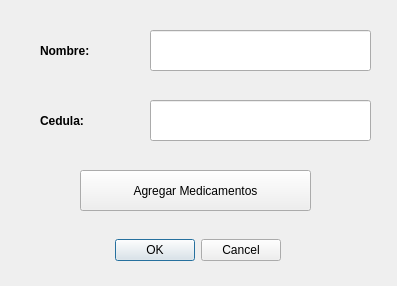
<?xml version="1.0" encoding="UTF-8"?>
<ui version="4.0">
 <class>Dialog</class>
 <widget class="QDialog" name="Dialog">
  <property name="geometry">
   <rect>
    <x>0</x>
    <y>0</y>
    <width>397</width>
    <height>286</height>
   </rect>
  </property>
  <property name="windowTitle">
   <string>Dialog</string>
  </property>
  <widget class="QDialogButtonBox" name="buttonBox">
   <property name="geometry">
    <rect>
     <x>80</x>
     <y>220</y>
     <width>201</width>
     <height>61</height>
    </rect>
   </property>
   <property name="orientation">
    <enum>Qt::Horizontal</enum>
   </property>
   <property name="standardButtons">
    <set>QDialogButtonBox::Cancel|QDialogButtonBox::Ok</set>
   </property>
  </widget>
  <widget class="QLineEdit" name="campo_nombre">
   <property name="geometry">
    <rect>
     <x>150</x>
     <y>30</y>
     <width>221</width>
     <height>41</height>
    </rect>
   </property>
  </widget>
  <widget class="QLineEdit" name="campo_cedula">
   <property name="geometry">
    <rect>
     <x>150</x>
     <y>100</y>
     <width>221</width>
     <height>41</height>
    </rect>
   </property>
  </widget>
  <widget class="QLabel" name="label">
   <property name="geometry">
    <rect>
     <x>40</x>
     <y>30</y>
     <width>91</width>
     <height>41</height>
    </rect>
   </property>
   <property name="font">
    <font>
     <weight>75</weight>
     <bold>true</bold>
    </font>
   </property>
   <property name="text">
    <string>Nombre:</string>
   </property>
  </widget>
  <widget class="QLabel" name="label_2">
   <property name="geometry">
    <rect>
     <x>40</x>
     <y>100</y>
     <width>91</width>
     <height>41</height>
    </rect>
   </property>
   <property name="font">
    <font>
     <weight>75</weight>
     <bold>true</bold>
    </font>
   </property>
   <property name="text">
    <string>Cedula:</string>
   </property>
  </widget>
  <widget class="QPushButton" name="boton_agregar">
   <property name="geometry">
    <rect>
     <x>80</x>
     <y>170</y>
     <width>231</width>
     <height>41</height>
    </rect>
   </property>
   <property name="text">
    <string>Agregar Medicamentos</string>
   </property>
  </widget>
 </widget>
 <resources/>
 <connections>
  <connection>
   <sender>buttonBox</sender>
   <signal>accepted()</signal>
   <receiver>Dialog</receiver>
   <slot>accept()</slot>
   <hints>
    <hint type="sourcelabel">
     <x>248</x>
     <y>254</y>
    </hint>
    <hint type="destinationlabel">
     <x>157</x>
     <y>274</y>
    </hint>
   </hints>
  </connection>
  <connection>
   <sender>buttonBox</sender>
   <signal>rejected()</signal>
   <receiver>Dialog</receiver>
   <slot>reject()</slot>
   <hints>
    <hint type="sourcelabel">
     <x>316</x>
     <y>260</y>
    </hint>
    <hint type="destinationlabel">
     <x>286</x>
     <y>274</y>
    </hint>
   </hints>
  </connection>
 </connections>
</ui>
